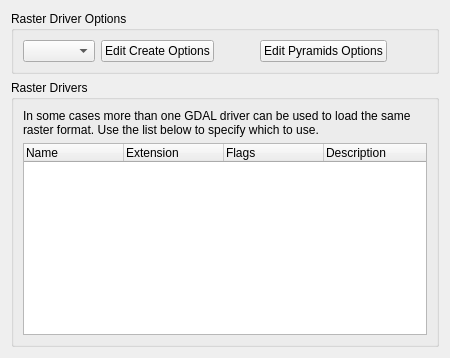
                 <widget class="QWidget" name="tab_3">
                  <attribute name="title">
                   <string>Raster Drivers</string>
                  </attribute>
                  <layout class="QVBoxLayout" name="verticalLayout_24">
                   <item>
                    <widget class="QGroupBox" name="groupBox_16">
                     <property name="title">
                      <string>Raster Driver Options</string>
                     </property>
                     <layout class="QGridLayout" name="gridLayout_29">
                      <item row="0" column="1">
                       <widget class="QComboBox" name="cmbEditCreateOptions"/>
                      </item>
                      <item row="0" column="3">
                       <spacer name="horizontalSpacer_15">
                        <property name="orientation">
                         <enum>Qt::Orientation::Horizontal</enum>
                        </property>
                        <property name="sizeHint" stdset="0">
                         <size>
                          <width>40</width>
                          <height>20</height>
                         </size>
                        </property>
                       </spacer>
                      </item>
                      <item row="0" column="4">
                       <widget class="QPushButton" name="pbnEditPyramidsOptions">
                        <property name="text">
                         <string>Edit Pyramids Options</string>
                        </property>
                       </widget>
                      </item>
                      <item row="0" column="5">
                       <spacer name="horizontalSpacer_16">
                        <property name="orientation">
                         <enum>Qt::Orientation::Horizontal</enum>
                        </property>
                        <property name="sizeHint" stdset="0">
                         <size>
                          <width>40</width>
                          <height>20</height>
                         </size>
                        </property>
                       </spacer>
                      </item>
                      <item row="0" column="2">
                       <widget class="QPushButton" name="pbnEditCreateOptions">
                        <property name="text">
                         <string>Edit Create Options</string>
                        </property>
                       </widget>
                      </item>
                     </layout>
                    </widget>
                   </item>
                   <item>
                    <widget class="QGroupBox" name="groupBox_13">
                     <property name="title">
                      <string>Raster Drivers</string>
                     </property>
                     <layout class="QGridLayout" name="gridLayout_24">
                      <item row="0" column="0">
                       <widget class="QLabel" name="label_17">
                        <property name="text">
                         <string>In some cases more than one GDAL driver can be used to load the same raster format. Use the list below to specify which to use.</string>
                        </property>
                        <property name="wordWrap">
                         <bool>true</bool>
                        </property>
                       </widget>
                      </item>
                      <item row="1" column="0">
                       <widget class="QTreeWidget" name="lstRasterDrivers">
                        <property name="minimumSize">
                         <size>
                          <width>0</width>
                          <height>141</height>
                         </size>
                        </property>
                        <column>
                         <property name="text">
                          <string>Name</string>
                         </property>
                        </column>
                        <column>
                         <property name="text">
                          <string>Extension</string>
                         </property>
                        </column>
                        <column>
                         <property name="text">
                          <string>Flags</string>
                         </property>
                        </column>
                        <column>
                         <property name="text">
                          <string>Description</string>
                         </property>
                        </column>
                       </widget>
                      </item>
                     </layout>
                    </widget>
                   </item>
                  </layout>
                 </widget>
